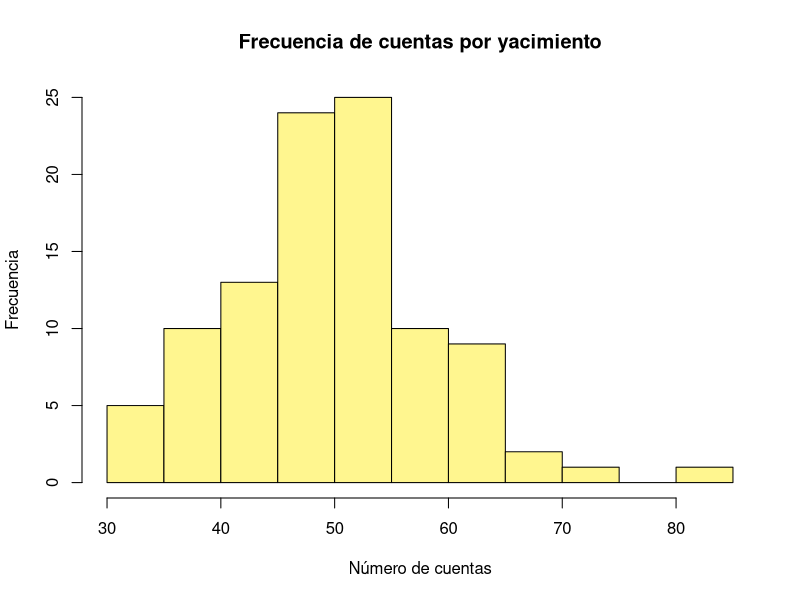
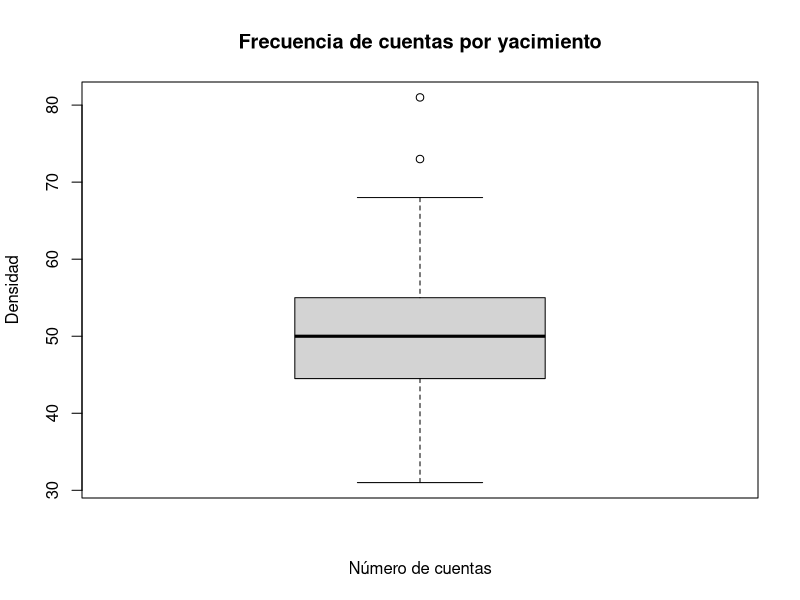
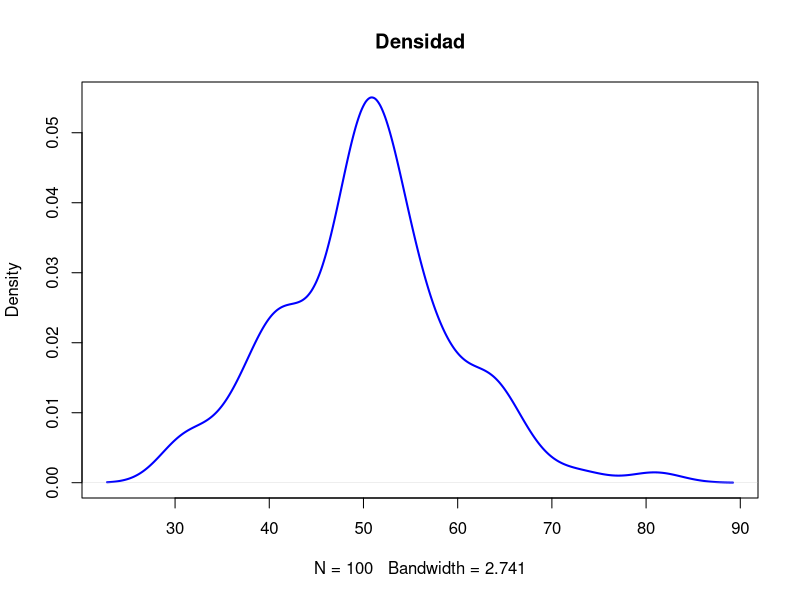
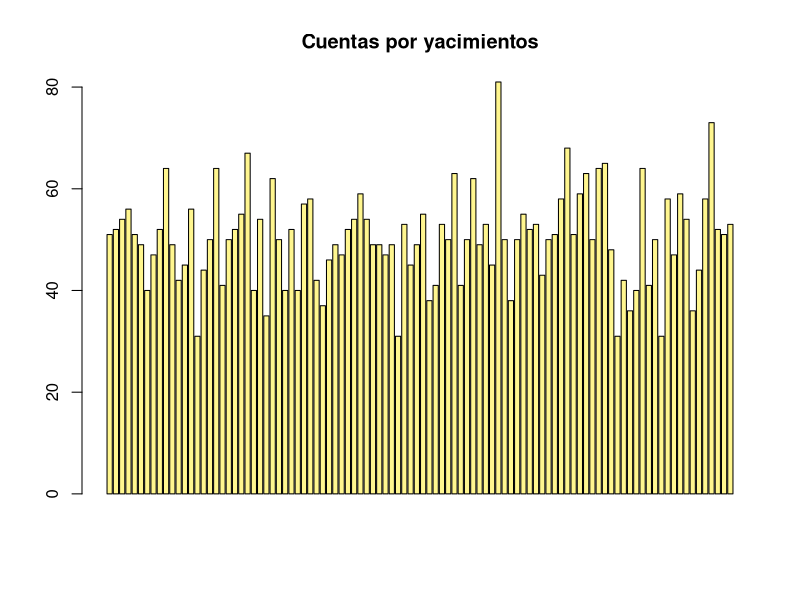

Recreate these plots in R, in order.
nuevo_dir = "C:/Aplicaciones_Informáticas"
setwd(nuevo_dir)

#1
vector_x = c(1,2,3,4,5)
vector_y = c(9.1,2.4,7.5,1.3,3.4)
#Un vector es un grupo de datos homogéneo
#La diferencia con una lista es que el vector solo puede incluir un único tipo de datos, la lista puede incluir varios
#Ambos vectores tienen una longitud de 5 campos
#Double significa que el valor se guarda de forma doble como decimales, e integer se guarda como un número entero
#El vector con datos decimales/double ocupa más espacio que uno con números enteros/integer

#2
vector_x+vector_y
vector_x-vector_y
vector_x*vector_y
vector_x/vector_y
vector_x^vector_y

#3
vector_y^2

#4
vector_y*10

#5
vector_y+25

#6
max(vector_y)

#7
min(vector_y)

#8
abs(9.1)

#9
sqrt(vector_y)

#10
sum(vector_y)

#11
list = list(c(vector_x,vector_y))
View(list)
typeof(list)
str(list)
#la longitud es 10
#utiliza el valor double
#porque se está coercionando a los valores de x a los de y, es decir, de decimales a enteros, en caso contrario, se perderían los valores decimales

#12
is.na(list)

#13
z = c(29,NA,12,46,73)
is.na(z)

#14
mean(z)
#el valor que arroja es NA, porque hay dos tipos de datos distintos, y no se puede hacer la media
mean(z, na.rm = TRUE)

#15
matriz = matrix(c(24,69,3,90,23,56,1,63,87,21,77,19),
                nrow = 4, ncol = 3,
                byrow = F)
#Los valores se rellenan por columna, que es como se ordenan por defecto.

#16
matriz_filas = matrix(c(1:12),
                        nrow = 4, ncol = 3,
                        byrow = T)

#17
a = matrix(c(1:9),
           nrow = 3, ncol = 3,
           )
b = matrix(c(10:18),
           nrow = 3, ncol = 3,
           )

#18
suma_matriz = a+b
resta_matriz = a-b
#Todos los valores son -9 porque 

#19
t(matriz)

#20
matriz*5

#21
matriz_mult = a*b

#22
matriz_mult[2,3]
matriz_mult[2]
matriz_mult[3]


#practicaEstDescriptivaR
#1
set.seed(200)
num_cuentas = round(rnorm(100,mean = 50, sd = 10))

#2
mean(num_cuentas)

#3
median(num_cuentas)

#4
mode <- function(x) {
  return(as.numeric(names(which.max(table(x)))))
}
mode(num_cuentas)

#5
range(num_cuentas)

#6
quantile(num_cuentas, length = 100)
primer_cuartil = "44.75%"

#7
percentil_75 = "55.00%"

#8
var(num_cuentas)

#9
sd(num_cuentas)

#10
hist(num_cuentas, main = "Frecuencia de cuentas por yacimiento",
     xlab = "Número de cuentas", ylab = "Frecuencia",
     col = "khaki1")

#11
boxplot(num_cuentas, main = "Frecuencia de cuentas por yacimiento",
     xlab = "Número de cuentas", ylab = "Densidad")

#12
densidad <- density(num_cuentas)
lines(densidad, lwd = 2, col = "blue1")
plot(densidad, lwd = 2, col = "blue",
     main = "Densidad")

#13
barplot(num_cuentas, main = "Cuentas por yacimientos",
        col = "khaki1")

#14
set.seed(123)
tipo_artefacto <- c("Cuenco","Lámina","Punta de flecha")
material <- c("Cerámica","Lítica","Metal")
periodo_cultural <- c("Neolítico","Romano","Medieval")
estado_conservación <- c("Deteriorado","Prácticamente desaparecido","Buen estado")
ubicación <- c("Valencina","Montelirio","Chinflón")

tipo_artefacto <- sample(tipo_artefacto, 10, replace = TRUE)
material <- sample(material, 10, replace = TRUE)
periodo_cultural <- sample(periodo_cultural, 10, replace = TRUE)
estado_conservación <- sample(estado_conservación, 10, replace = TRUE)
ubicación <- sample(ubicación, 10, replace = TRUE)

tabla_freq_tip_art <- table(tipo_artefacto)
tabla_freq_mat <- table(material)
tabla_freq_per_cul <- table(periodo_cultural)
tabla_freq_est_con <- table(estado_conservación)
tabla_freq_ubi <- table(ubicación)
